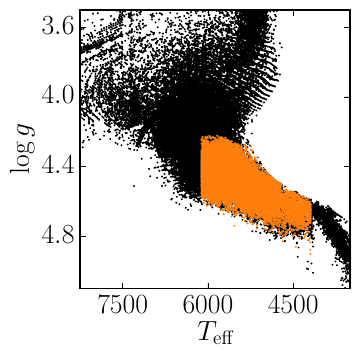

Here is the Python script that generated this plot:
#!/usr/bin/env python
# -*- coding: utf-8 -*-

from plot_setup import COLORS

import numpy as np
import matplotlib.pyplot as pl
from peerless.catalogs import (
    KICatalog, KOICatalog, EBCatalog, BlacklistCatalog
)


stlr = KICatalog().df
m = (4200 <= stlr.teff) & (stlr.teff <= 6100)
m &= stlr.radius <= 1.15
m &= stlr.dataspan > 365.25*2.
m &= stlr.dutycycle > 0.6
m &= stlr.rrmscdpp07p5 <= 1000.
m &= stlr.kepmag < 15.

# Remove known EBs.
ebs = set(np.array(EBCatalog().df["#KIC"]))

# Then the KOI false positives:
kois = KOICatalog().df
kois = kois[kois.koi_disposition == "FALSE POSITIVE"]
fps = set(np.array(kois.kepid))

# And then finally the blacklist.
bl = set(np.array(BlacklistCatalog().df.kicid))

# The full list of ignores.
ignore = ebs | fps | bl
m &= ~stlr.kepid.isin(ignore)

fig, ax = pl.subplots(1, 1, figsize=(4, 4))
ax.plot(stlr[~m].teff, stlr[~m].logg, ".", color=COLORS["DATA"], ms=2,
        alpha=1.0, rasterized=True)
ax.plot(stlr[m].teff, stlr[m].logg, ".", color=COLORS["MODEL_2"], ms=2,
        alpha=1.0, rasterized=True)
ax.set_xlim(8250, 3500)
ax.set_ylim(5.1, 3.5)
ax.set_ylabel("$\log g$")
ax.set_xlabel("$T_\mathrm{eff}$")
ax.xaxis.set_major_locator(pl.MaxNLocator(4))
ax.yaxis.set_major_locator(pl.MaxNLocator(5))
fig.set_tight_layout(True)
fig.savefig("targets.pdf", dpi=400, bbox_inches="tight")

print("Found {0} targets".format(m.sum()))

np.savetxt("targets.txt", np.array(stlr[m].kepid), fmt="%d")
